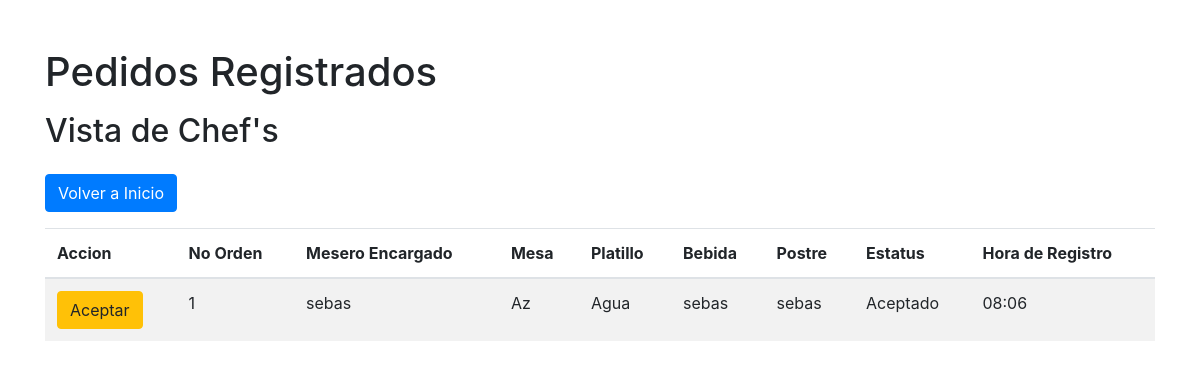
Screenshot of /pedidos_chef/ with the database file from the repository.
### modulo/restaurante/models.py (models this page shows, shortened)
class PEDIDOS(models.Model):
    posiciones = [
        ('Pendiente', 'Pendiente'),
        ('Aceptado', 'Aceptado')
    ]
    IdPedido = models.AutoField(primary_key=True)
    NoOrden = models.CharField(max_length=10)
    MeseroEncargado = models.CharField(max_length=80)
    Mesa = models.CharField(max_length=10)
    Platillo = models.CharField(max_length=50)
    Bebida = models.CharField(max_length=50)
    Postre = models.CharField(max_length=50)
    Estatus = models.CharField(max_length=10, choices=posiciones)
    HoraRegistro = models.TimeField()

### modulo/restaurante/views.py (the view)
# urls.py: path("pedidos_chef/", views.pedidos_chef, name="pedidos_chef"),
def pedidos_chef(request):
    return render(request, "pedidos_chef.html", {"tblPedidos": PEDIDOS.objects.all()})

### modulo/restaurante/templates/pedidos_chef.html (shortened to what this page needs)
<!DOCTYPE html>
<html lang="en">
<head>
    <link rel="stylesheet" href="https://maxcdn.bootstrapcdn.com/bootstrap/4.0.0/css/bootstrap.min.css">
</head>
<body>
    <div class="container">
        <h1 class="mt-5">Pedidos Registrados</h1>
        <h2 class="mt-3">Vista de Chef's</h2>
        <a href="{% url 'home' %}" class="btn btn-primary mt-3">Volver a Inicio</a>
        <table class="table table-striped mt-3">
            <thead>
                <tr>
                    <th colspan="1">Accion</th>
                    <th>No Orden</th>
                    <th>Mesero Encargado</th>
                    <th>Mesa</th>
                    <th>Platillo</th>
                    <th>Bebida</th>
                    <th>Postre</th>
                    <th>Estatus</th>
                    <th>Hora de Registro</th>
                </tr>
            </thead>
            <tbody>
                {% for pedido in tblPedidos %}
                <tr>
                    <td><a href="/aceptarpedido/{{pedido.IdPedido}}" class="btn btn-warning">Aceptar</a></td>
                    <td>{{ pedido.NoOrden }}</td>
                    <td>{{ pedido.MeseroEncargado }}</td>
                    <td>{{pedido.Mesa}}</td>
                    <td>{{ pedido.Platillo }}</td>
                    <td>{{ pedido.Bebida }}</td>
                    <td>{{ pedido.Postre }}</td>
                    <td>{{ pedido.Estatus}}</td>
                    <td>{{ pedido.HoraRegistro }}</td>
                </tr>
                {% endfor %}
            </tbody>
        </table>
    </div>
</body>
</html>

### rows the page displays
PEDIDOS: NoOrden "1", MeseroEncargado "sebas", Mesa "Az", Platillo "Agua", Bebida "sebas", Postre "sebas", Estatus "Aceptado", HoraRegistro "08:06"
